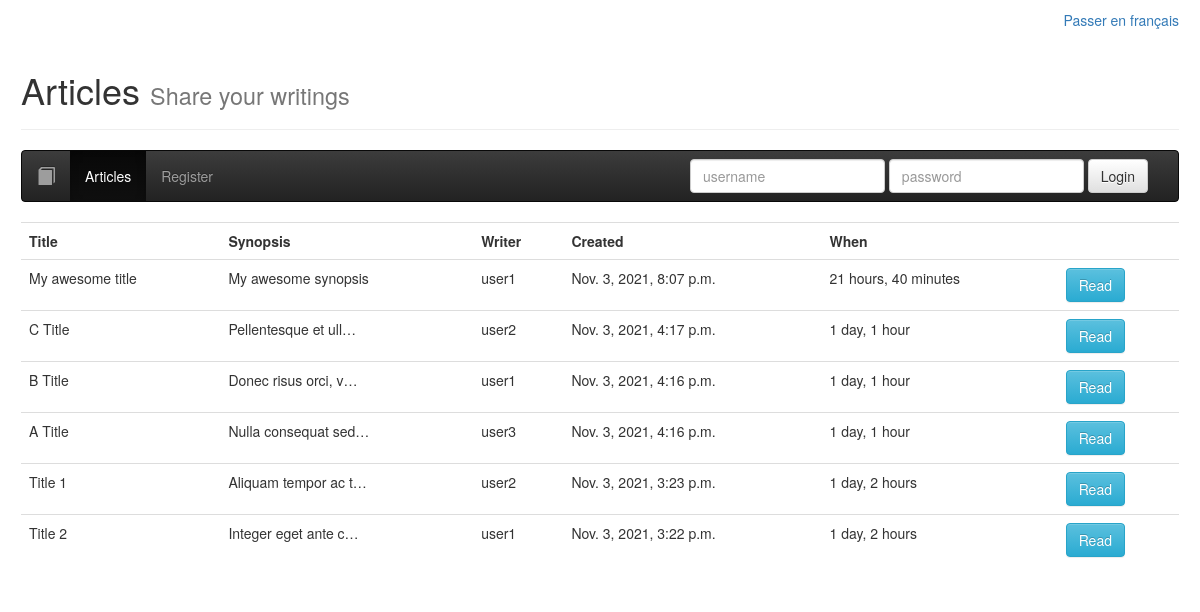
/articles/, run on an earlier commit of the app's database.
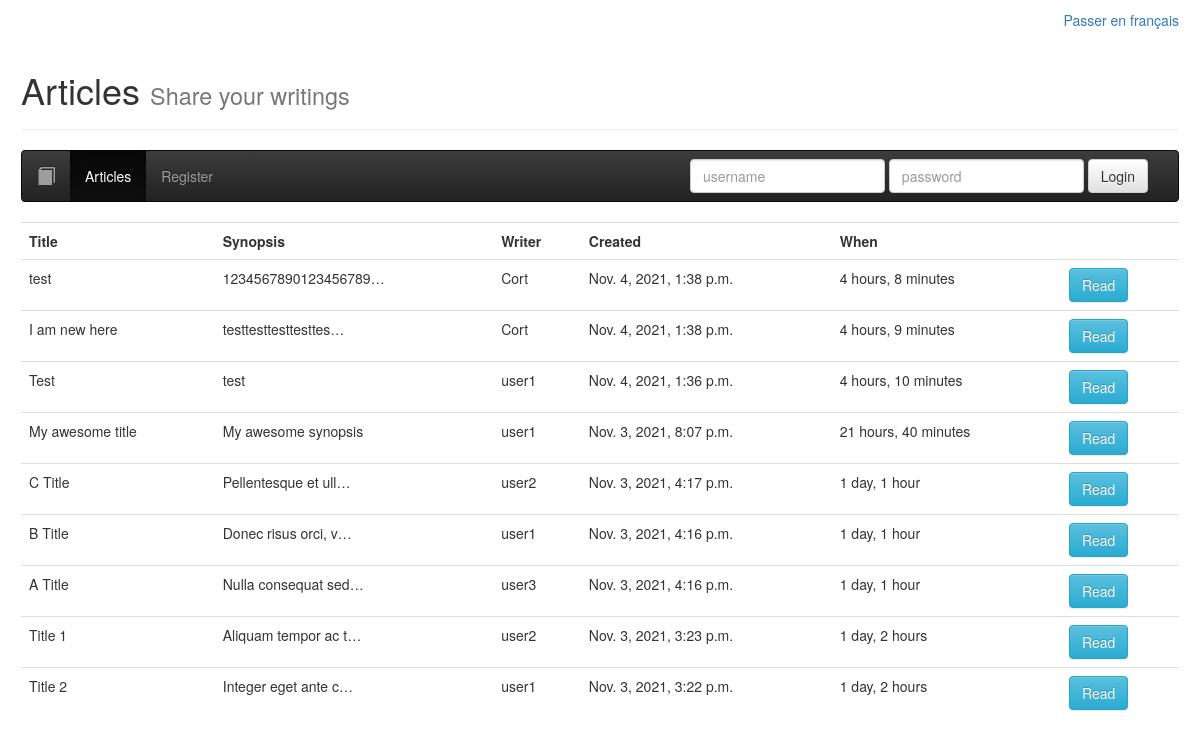
And on a later commit of the database.
### ex/models.py (models this page shows, shortened)
class Article(models.Model):
	title = models.CharField(max_length=64, null=False)
	author = models.ForeignKey(User, on_delete=models.CASCADE, null=False)
	created = models.DateTimeField(auto_now_add=True, null=False)
	synopsis = models.CharField(max_length=312, null=False)
	content = models.TextField(null=False)

### ex/views.py (the view)
# urls.py: path('articles/', Articles.as_view(), name='articles'),
class Articles(ListView):
	model = Article
	extra_context = {
		"login_form": PrettyAuthenticationForm(),
		"current_page": "articles",
	}

### ex/forms.py
class PrettyAuthenticationForm(AuthenticationForm):
	username = forms.CharField(widget=forms.TextInput(attrs={
		'class': 'form-control',
		'placeholder': "username",
		'aria-label': "username",
	}), label='')
	password = forms.CharField(widget=forms.PasswordInput(attrs={
		'class': 'form-control',
		'placeholder': "password",
		'aria-label': "password",
	}), label='')

### ex/templates/ex/article_list.html (shortened to what this page needs)
{% extends 'ex/base.html' %}
{% block body %}
{% include 'ex/nav.html' %}
<table class="table">
	<tr>
		<th>Title</th>
		<th>Synopsis</th>
		<th>Writer</th>
		<th>Created</th>
		<th>When</th>
		<th></th>
	</tr>
	{% for article in object_list|dictsortreversed:"created" %}
	<tr>
		<td>{{ article.title }}</td>
		<td>{{ article.synopsis|truncatechars:20 }}</td>
		<td>{{ article.author }}</td>
		<td>{{ article.created }}</td>
		<td>{{ article.created|timesince }}</td>
		<td><a class="btn btn-info" href="{% url 'detail' article.pk %}">Read</a></td>
	</tr>
	{% endfor %}
</table>
{% endblock %}

### ex/templates/ex/base.html (shortened to what this page needs)
<!doctype html>
<html lang="en">
<head>
    <link rel="stylesheet" href="https://maxcdn.bootstrapcdn.com/bootstrap/3.3.7/css/bootstrap.min.css">
    <link rel="stylesheet" href="https://maxcdn.bootstrapcdn.com/bootstrap/3.3.7/css/bootstrap-theme.min.css">
</head>
<body>
    <div class="container" style="width: 99%;">
    <p style="margin-top: 10px;" class="text-right"><a href="#">Passer en français</a></p>
    <div class="page-header">
        <h1>Articles <small>Share your writings</small></h1>
    </div>
    {% block body %}
    {% endblock %}
    </div>
</body>
</html>

### ex/templates/ex/nav.html (shortened to what this page needs)
<nav class="navbar navbar-inverse">
  <div class="container-fluid">
    <div class="navbar-header">
      <a class="navbar-brand" href="{% url 'home' %}">
        <span class="glyphicon glyphicon-book the-icon" aria-hidden="true"></span>
      </a>
    </div>
    <div class="collapse navbar-collapse" id="bs-example-navbar-collapse-1">
      <ul class="nav navbar-nav">
        <li class="{% if current_page == 'articles' %}active{% endif %}"><a class="nav-link" href="{% url 'articles' %}">Articles</a></li>
        {% if user.is_authenticated %}
        <li class="{% if current_page == 'favourites' %}active{% endif %}"><a class="nav-link" href="{% url 'favourites' %}">Favourites</a></li>
        <li class="{% if current_page == 'publications' %}active{% endif %}"><a class="nav-link" href="{% url 'publications' %}">Publications</a></li>
        {% else %}
        <li class="{% if current_page == 'register' %}active{% endif %}"><a class="nav-link" href="{% url 'register' %}">Register</a></li>
        {% endif %}
      </ul>
      {% if user.is_authenticated %}
      <ul class="nav navbar-nav navbar-right">
        <li><p class="navbar-text navbar-left">Logged as {{ user }}</p></li>
        <li><a class="nav-link" href="{% url 'logout' %}">Logout</a></li>
      </ul>
      {% else %}
      <form class="navbar-form navbar-right" method="post" action="{% url 'login' %}">
        <div class="form-group">
          {{ login_form }}
        </div>
        <button class="btn btn-default" type="submit">Login</button>
      </form>
      {% endif %}
    </div>
  </div>
</nav>

What changed in the data, as far as the page shows it:
added Article: title "test", synopsis "1234567890123456789…", author "Cort", created "Nov. 4, 2021, 1:38 p.m.", created "4 hours, 8 minutes"
added Article: title "I am new here", synopsis "testtesttesttesttes…", author "Cort", created "Nov. 4, 2021, 1:38 p.m.", created "4 hours, 9 minutes"
added Article: title "Test", synopsis "test", author "user1", created "Nov. 4, 2021, 1:36 p.m.", created "4 hours, 10 minutes"
